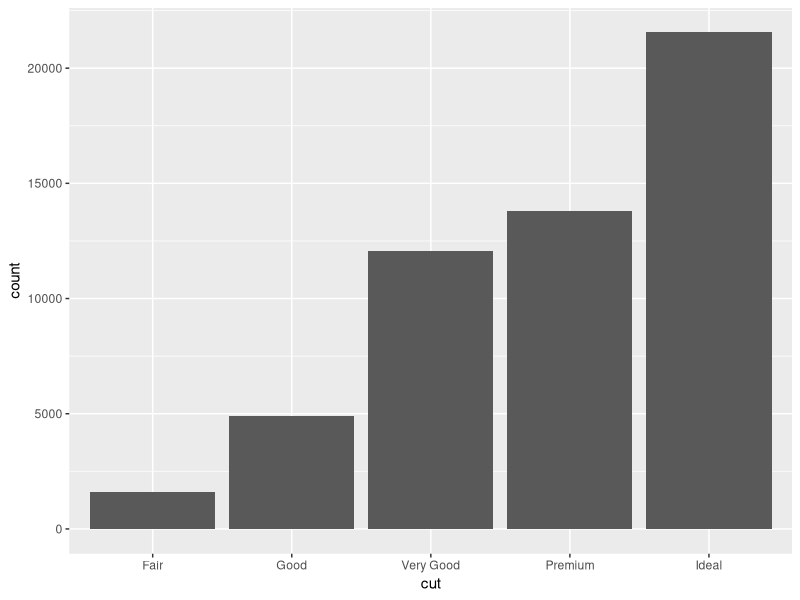
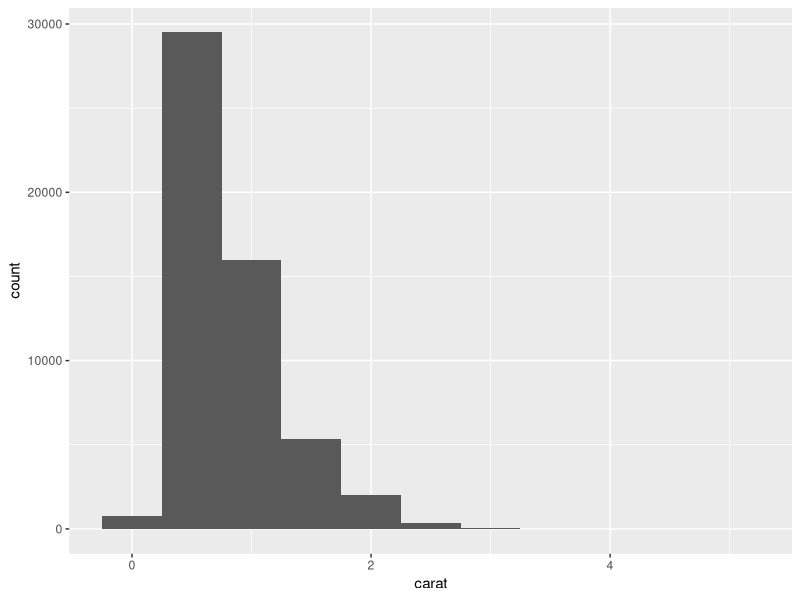
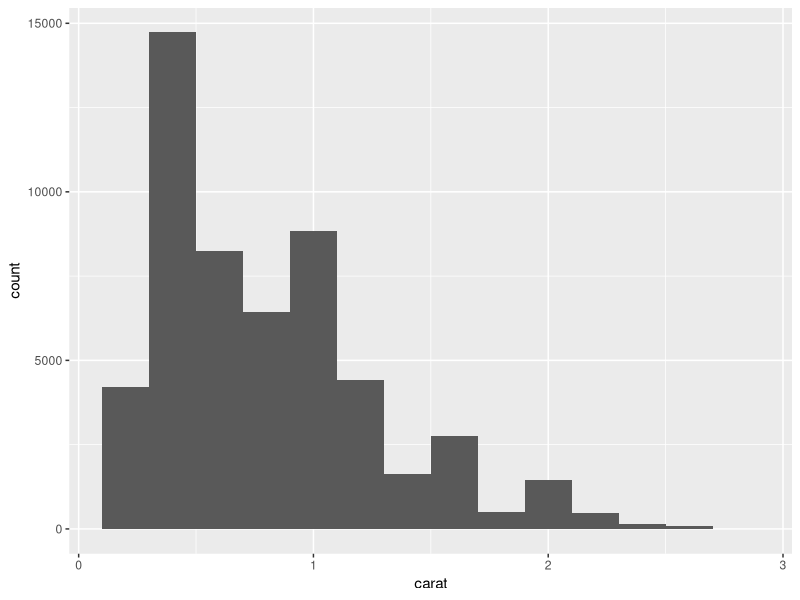
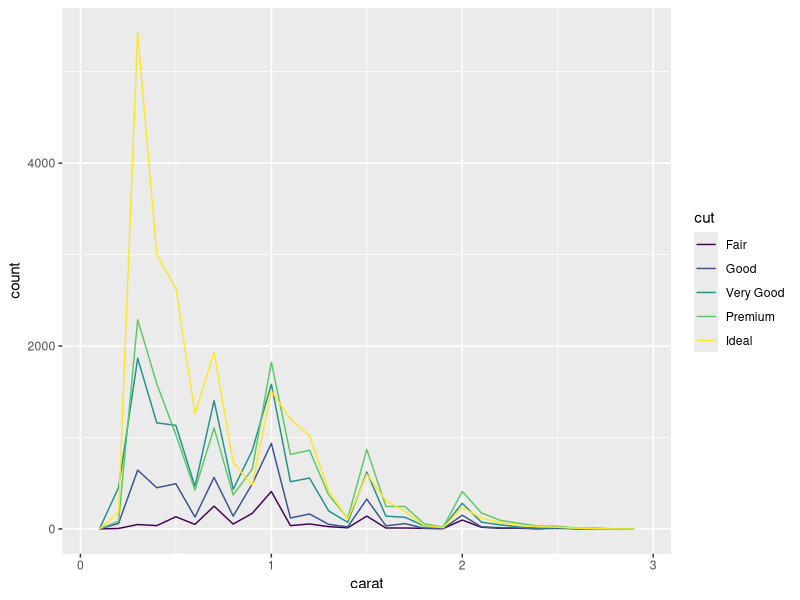
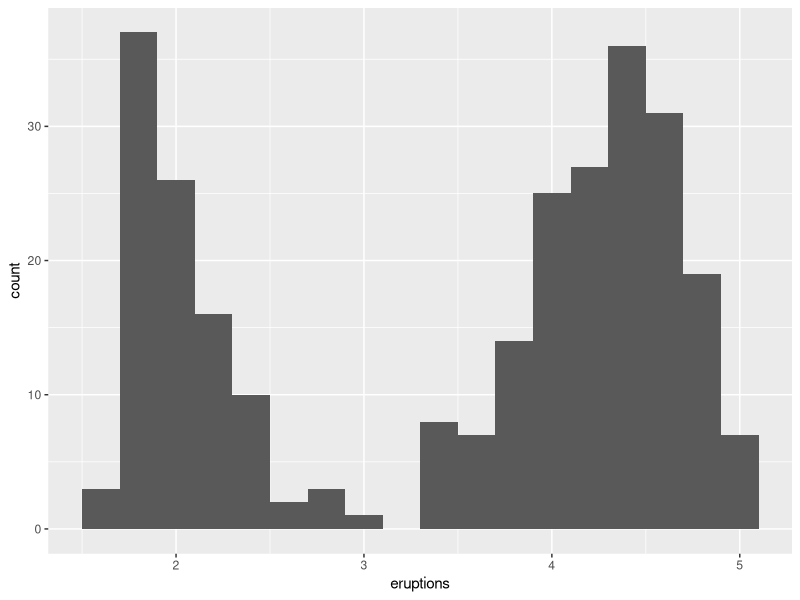

Generate these figures, in order, with R:
library(tidyverse)
# Análisis exploratorio de datos

# Modelar
# Representación gráfica
# Transformar datos


# ¿Qué tipo de variaciones sufren las variables?
# ¿Qué tipo de covariación sufren las variables?

# Variable: Cantidad, dato cualitativo, factor o propiedad medible
# valor: Estado de la variable al ser medida.
# observación: Conjunto de medidas tomadas en condiciones similares
#               data point, conjunto de valores tomados para cada variable
# datos tabulares: conjunto de valores, asociado a cada variable y observación
#                   si los datos están limpios, cada valor tiene su propia celda
#                   cada variable tiene su columna y cada observación su fila


##### VARIACIÓN
## Variables categóricas: Factor o vector de caracteres.
ggplot(data = diamonds) +
  geom_bar(mapping = aes(cut))

diamonds %>%
  count(cut)


## Variable contínua: conjunto infinito de valores ordenados(números, fechas)
ggplot(data = diamonds) +
  geom_histogram(mapping = aes(carat), binwidth = 0.5)

diamonds %>%
  count(cut_width(carat, 0.5))

# Como no hay valores por encima de 3 pues hacemos un filtro rápido con dplyr
diamonds_filter <- diamonds %>%
  filter(carat < 3)

ggplot(data = diamonds_filter) +
  geom_histogram(mapping = aes(x = carat), binwidth = 0.2
                 )
ggplot(data = diamonds_filter, mapping = aes(x= carat, color = cut)) +
         geom_freqpoly(binwidth = 0.1)

# Cuáles son los valores más comunes y por qué?
# Cuales son los valores más raros? Por Qué? Cunple con lo esperado?
# Vemos algún patrón característico o inusual Podemos explicarlos?

# Qué hace que los elementos de un cluster sean similares entre sí
# Qué determina qué clusters separados sean diferentes entre sí
# Describir y explicar cada uno de los clusters.
# Por qué alguna observación puede ser clasificada en el cluster erróneo...

View(faithful) # es un geiser en yellowstone
?faithful

ggplot(data = faithful, mapping = aes(x = eruptions)) +
  geom_histogram(binwidth = 0.2)



















